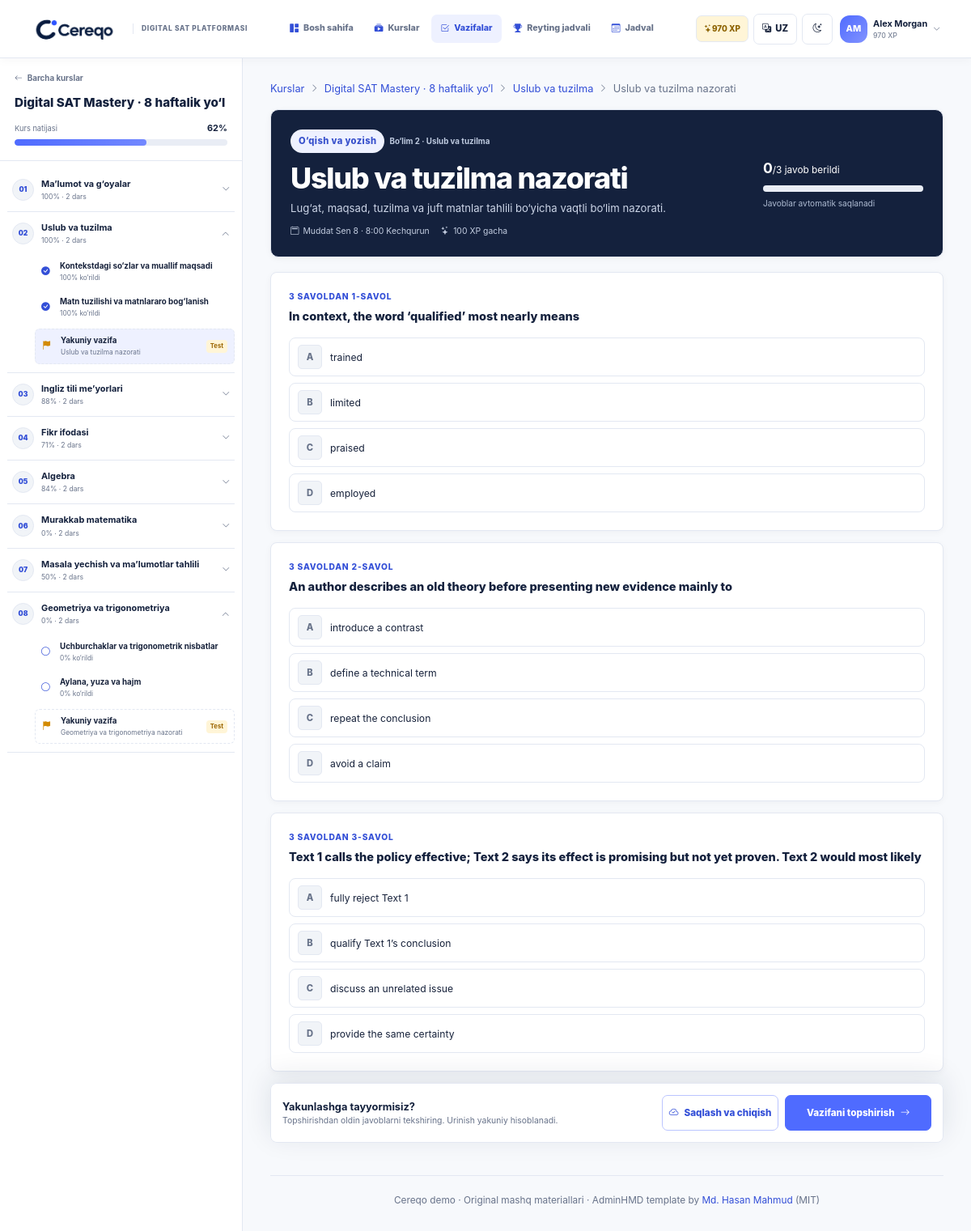
/tasks/13/, run on the app's committed database.
### learning/models.py (models this page shows, shortened)
class Student(models.Model):
    name = models.CharField(max_length=100, unique=True)
    initials = models.CharField(max_length=3)
    points = models.PositiveIntegerField(default=0)
    streak = models.PositiveIntegerField(default=0)
    badge = models.CharField(max_length=80, blank=True)
    is_demo = models.BooleanField(default=False)
    class Meta:
        ordering = ["-points", "name"]

class Course(models.Model):
    title = models.CharField(max_length=160)
    code = models.SlugField(max_length=60, unique=True)
    description = models.TextField()
    start_date = models.DateField()
    end_date = models.DateField()
    target_score = models.PositiveSmallIntegerField(default=1400)
    is_active = models.BooleanField(default=True)
    class Meta:
        ordering = ["-is_active", "start_date", "id"]
    @property
    def progress_percent(self):
        lessons = Lesson.objects.filter(section__course=self)
        total = lessons.count()
        return round(sum(lessons.values_list("progress_percent", flat=True)) / total) if total else 0

class CourseSection(models.Model):
    SUBJECT_CHOICES = [("math", "Math"), ("rw", "Reading & Writing")]
    course = models.ForeignKey(Course, on_delete=models.CASCADE, related_name="sections")
    title = models.CharField(max_length=160)
    domain = models.CharField(max_length=120)
    subject = models.CharField(max_length=10, choices=SUBJECT_CHOICES)
    description = models.TextField()
    start_date = models.DateField()
    end_date = models.DateField()
    order = models.PositiveSmallIntegerField(default=1)
    exam_weight_percent = models.PositiveSmallIntegerField(default=25)
    class Meta:
        ordering = ["course", "order", "id"]
        constraints = [
            models.UniqueConstraint(fields=["course", "order"], name="unique_course_section_order")
        ]
    @property
    def progress_percent(self):
        lessons = self.lessons.all()
        total = lessons.count()
        return round(sum(lessons.values_list("progress_percent", flat=True)) / total) if total else 0
    def status_for(self, student):
        today = timezone.localdate()
        if self.start_date <= today <= self.end_date:
            return "current"
        if self.start_date > today:
            return "upcoming"
        checkpoint = getattr(self, "checkpoint", None)
        if checkpoint and checkpoint.status_for(student) == "completed":
            return "completed"
        if self.end_date < today:
            return "needs_attention"
        return "current"

class Lesson(models.Model):
    SUBJECT_CHOICES = [("math", "Math"), ("rw", "Reading & Writing")]
    title = models.CharField(max_length=160)
    section = models.ForeignKey(
        CourseSection, on_delete=models.CASCADE, related_name="lessons", null=True, blank=True
    )
    subject = models.CharField(max_length=10, choices=SUBJECT_CHOICES)
    topic = models.CharField(max_length=120)
    duration_minutes = models.PositiveSmallIntegerField(default=8)
    session_minutes = models.PositiveSmallIntegerField(default=75)
    summary = models.TextField()
    material = models.TextField()
    video_file = models.CharField(max_length=255, default="cereqo/video/demo-lesson-video.mp4")
    progress_percent = models.PositiveSmallIntegerField(
        default=0, validators=[MinValueValidator(0), MaxValueValidator(100)]
    )
    is_today = models.BooleanField(default=False)
    scheduled_date = models.DateField(null=True, blank=True)
    sequence = models.PositiveSmallIntegerField(default=1)
    sort_order = models.PositiveSmallIntegerField(default=0)
    class Meta:
        ordering = ["sort_order", "id"]

class Homework(models.Model):
    lesson = models.OneToOneField(Lesson, on_delete=models.CASCADE, related_name="homework")
    section = models.OneToOneField(
        CourseSection, on_delete=models.CASCADE, related_name="checkpoint", null=True, blank=True
    )
    title = models.CharField(max_length=160)
    description = models.TextField()
    deadline = models.DateTimeField()
    max_points = models.PositiveSmallIntegerField(default=100)
    sort_order = models.PositiveSmallIntegerField(default=0)
    class Meta:
        ordering = ["sort_order", "deadline"]
    def submission_for(self, student):
        return self.submissions.filter(student=student).first()
    def status_for(self, student):
        submission = self.submission_for(student)
        if submission and submission.submitted_at:
            return "completed"
        if submission and submission.answers.exists():
            return "in_progress"
        if self.deadline < timezone.now():
            return "overdue"
        return "not_started"

class Question(models.Model):
    OPTION_CHOICES = [(key, key) for key in "ABCD"]
    homework = models.ForeignKey(Homework, on_delete=models.CASCADE, related_name="questions")
    position = models.PositiveSmallIntegerField()
    prompt = models.TextField()
    option_a = models.CharField(max_length=300)
    option_b = models.CharField(max_length=300)
    option_c = models.CharField(max_length=300)
    option_d = models.CharField(max_length=300)
    correct_option = models.CharField(max_length=1, choices=OPTION_CHOICES)
    explanation = models.TextField()
    class Meta:
        ordering = ["position"]
        constraints = [
            models.UniqueConstraint(fields=["homework", "position"], name="unique_question_position")
        ]
    @property
    def options(self):
        return [("A", self.option_a), ("B", self.option_b), ("C", self.option_c), ("D", self.option_d)]

### learning/views.py (the view, shortened to what this page needs)
# urls.py: path("tasks/<int:homework_id>/", views.homework_detail, name="homework_detail"),
def homework_detail(request, homework_id):
    student = _student()
    homework = get_object_or_404(Homework.objects.select_related("lesson", "section", "section__course"), pk=homework_id)
    submission, created = Submission.objects.get_or_create(student=student, homework=homework)
    questions = list(homework.questions.all())
    answers = {answer.question_id: answer for answer in submission.answers.all()}
    question_rows = [{"question": q, "answer": answers.get(q.pk)} for q in questions]
    answered_count = len(answers)
    progress = round((answered_count / len(questions)) * 100) if questions else 0
    return render(
        request,
        "learning/homework_detail.html",
        {
            "active_nav": "tasks",
            "homework": homework,
            "submission": submission,
            "question_rows": question_rows,
            "answered_count": answered_count,
            "total_questions": len(questions),
            "progress": progress,
            "course_navigation": _course_navigation(
                homework.section.course,
                student,
                active_section_id=homework.section_id,
                active_homework_id=homework.pk,
            ) if homework.section_id else None,
        },
    )

### learning/context_processors.py (called while the page is built)
def demo_shell(request):
    student = Student.objects.filter(is_demo=True).first()
    return {"demo_student": student}

### learning/views.py (called while the page is built)
def _student():
    return get_object_or_404(Student, is_demo=True)

def _course_section_cards(course, student):
    sections = course.sections.prefetch_related(
        "lessons", "checkpoint__submissions__answers", "checkpoint__questions"
    )
    cards = []
    for section in sections:
        checkpoint = getattr(section, "checkpoint", None)
        cards.append(
            {
                "section": section,
                "lessons": list(section.lessons.all()),
                "status": section.status_for(student),
                "progress": section.progress_percent,
                "checkpoint": checkpoint,
                "checkpoint_status": checkpoint.status_for(student) if checkpoint else None,
            }
        )
    return cards

def _course_navigation(course, student, active_section_id=None, active_lesson_id=None, active_homework_id=None):
    return {
        "course": course,
        "progress": course.progress_percent,
        "sections": _course_section_cards(course, student),
        "active_section_id": active_section_id,
        "active_lesson_id": active_lesson_id,
        "active_homework_id": active_homework_id,
    }

### templates/learning/homework_detail.html (shortened to what this page needs)
{% extends 'base.html' %}{% load i18n %}
{% block content %}
<nav class="breadcrumb-row" aria-label="Breadcrumb"><a href="{% url 'learning:learn' %}">{% translate "Courses" %}</a>{% if homework.section %}<i class="bi bi-chevron-right"></i><a href="{% url 'learning:course_detail' homework.section.course.id %}">{% translate homework.section.course.title %}</a><i class="bi bi-chevron-right"></i><a href="{% url 'learning:section_detail' homework.section.id %}">{% translate homework.section.domain %}</a>{% endif %}<i class="bi bi-chevron-right"></i><span>{% translate homework.title %}</span></nav>
<section class="assignment-header">
  <div><span class="subject-chip subject-{{ homework.lesson.subject }}">{% translate homework.lesson.get_subject_display %}</span>{% if homework.section %}<span class="assignment-section-label">{% translate "Section" %} {{ homework.section.order }} · {% translate homework.section.domain %}</span>{% endif %}<h1>{% translate homework.title %}</h1><p>{% translate homework.description %}</p><div class="task-facts"><span><i class="bi bi-calendar2"></i> {% translate "Due" %} {{ homework.deadline|date:'M j · g:i A' }}</span><span><i class="bi bi-stars"></i> {% blocktranslate with points=homework.max_points %}Up to {{ points }} XP{% endblocktranslate %}</span></div></div>
  {% if submission.submitted_at %}<div class="result-badge"><span>{% translate "Result" %}</span><strong>{{ submission.score }}%</strong><small>+{{ submission.points_awarded }} XP</small></div>{% else %}<div class="assignment-progress"><span></span><div class="progress app-progress"></div><small data-save-status>{% translate "Answers save automatically" %}</small></div>{% endif %}
</section>
<form method="post" class="question-form" data-homework-form data-autosave-url="{% url 'learning:autosave_answer' homework.id %}" data-saving-label="{% translate 'Saving…' %}" data-saved-label="{% translate 'Saved at' %}" data-failed-label="{% translate 'Save failed — use Save & exit' %}">
  {% for row in question_rows %}
  <article class="question-card">
    <div class="question-legend" id="question-label-{{ row.question.id }}"><span></span>{% translate row.question.prompt %}</div>
    <div class="answer-options" role="radiogroup" aria-labelledby="question-label-{{ row.question.id }}">
      {% for key, text in row.question.options %}
      <label class="answer-option  ">
        <span class="option-key">{{ key }}</span><span class="option-text">{% translate text %}</span>
      </label>
      {% endfor %}
    </div>
  </article>
  {% endfor %}
  {% if not submission.submitted_at %}
  <div class="submission-bar"><div><strong>{% translate "Ready to finish?" %}</strong><span>{% translate "Review your answers before submitting. This attempt is final." %}</span></div><div><button class="btn btn-outline-primary app-btn" type="submit" name="action" value="save"><i class="bi bi-cloud-check"></i> {% translate "Save & exit" %}</button><button class="btn btn-primary app-btn" type="submit" name="action" value="submit">{% translate "Submit homework" %} <i class="bi bi-arrow-right"></i></button></div></div>
  {% endif %}
</form>
{% endblock %}

### templates/base.html (shortened to what this page needs)
{% load static i18n %}
<!doctype html>
<html lang="{{ LANGUAGE_CODE }}">
<head>
  <link rel="stylesheet" href="{% static 'vendor/bootstrap/css/bootstrap.min.css' %}">
  <link rel="stylesheet" href="{% static 'vendor/bootstrap-icons/css/bootstrap-icons.css' %}">
  <link rel="stylesheet" href="{% static 'cereqo/css/cereqo.css' %}">
</head>
<body>
  <div class="app-shell topnav-shell">
    <header class="desktop-topbar main-navbar">
      <a class="topnav-brand" href="{% url 'learning:dashboard' %}"><img src="{% static 'cereqo/img/cereqo-logo.png' %}" alt="Cereqo"><span>{% translate "Digital SAT platform" %}</span></a>
      <nav class="desktop-main-nav" aria-label="Main navigation">{% include 'learning/_nav_links.html' %}</nav>
      <div class="topnav-actions">{% if demo_student %}<span class="topnav-xp"><i class="bi bi-stars"></i>{{ demo_student.points }} XP</span>{% endif %}{% include 'learning/_toolbar_controls.html' %}{% include 'learning/_profile_menu.html' %}</div>
    </header>
    {% if course_navigation %}<aside class="course-sidebar">{% include 'learning/_course_sidebar.html' %}</aside>{% endif %}
    <div class="app-main {% if course_navigation %}has-course-sidebar{% endif %}">
      <main id="main-content" class="page-content" tabindex="-1">
        {% block content %}{% endblock %}
        <footer class="page-footer">{% translate "Cereqo demo" %} · {% translate "Original practice content" %} · AdminHMD template by <a href="https://github.com/HasanMahmudDev" target="_blank" rel="noreferrer">Md. Hasan Mahmud</a> (MIT)</footer>
      </main>
    </div>
  </div>
</body>
</html>

### templates/learning/_profile_menu.html (shortened to what this page needs)
{% load i18n %}
{% if demo_student %}<div class="dropdown profile-menu">
  <button class="profile-trigger" type="button" data-bs-toggle="dropdown" aria-expanded="false" aria-label="{% translate 'Open profile menu' %}"><span class="avatar avatar-sm">{{ demo_student.initials }}</span><span class="profile-trigger-copy"><strong>{{ demo_student.name }}</strong><small>{{ demo_student.points }} XP</small></span><i class="bi bi-chevron-down"></i></button>
</div>{% endif %}

### templates/learning/_course_sidebar.html
{% load i18n %}
<div class="course-outline-head">
  <a href="{% url 'learning:learn' %}"><i class="bi bi-arrow-left"></i>{% translate "All courses" %}</a>
  <h2>{% translate course_navigation.course.title %}</h2>
  <div><span>{% translate "Course progress" %}</span><strong>{{ course_navigation.progress }}%</strong></div>
  <div class="progress app-progress"><div class="progress-bar" style="width:{{ course_navigation.progress }}%"></div></div>
</div>
<nav class="course-outline-nav" aria-label="{% translate 'Course outline' %}">
  {% for card in course_navigation.sections %}
  <details {% if course_navigation.active_section_id == card.section.id or card.status == 'current' %}open{% endif %}>
    <summary>
      <span class="outline-number">{{ card.section.order|stringformat:'02d' }}</span>
      <span><strong>{% translate card.section.domain %}</strong><small>{{ card.progress }}% · {{ card.lessons|length }} {% translate "lessons" %}</small></span>
      <i class="bi bi-chevron-down"></i>
    </summary>
    <div class="outline-items">
      {% for lesson in card.lessons %}<a class="{% if course_navigation.active_lesson_id == lesson.id %}active{% endif %}" href="{% url 'learning:lesson_detail' lesson.id %}"><i class="bi {% if lesson.progress_percent == 100 %}bi-check-circle-fill{% elif lesson.progress_percent > 0 %}bi-play-circle-fill{% else %}bi-circle{% endif %}"></i><span><strong>{% translate lesson.title %}</strong><small>{{ lesson.progress_percent }}% {% translate "viewed" %}</small></span></a>{% endfor %}
      {% if card.checkpoint %}<a class="outline-test {% if course_navigation.active_homework_id == card.checkpoint.id %}active{% endif %}" href="{% url 'learning:homework_detail' card.checkpoint.id %}"><i class="bi bi-flag-fill"></i><span><strong>{% translate "Final task" %}</strong><small>{% translate card.checkpoint.title %}</small></span><b class="status-{{ card.checkpoint_status }}">{% if card.checkpoint_status == 'completed' %}<i class="bi bi-check"></i>{% else %}{% translate "Test" %}{% endif %}</b></a>{% endif %}
    </div>
  </details>
  {% endfor %}
</nav>

### data on the page
Student: points "970", initials "AM", name "Alex Morgan"
CourseSection: section.order "01", progress "100", lessons|length "2"
CourseSection: section.order "02", progress "100", lessons|length "2"
Lesson: progress_percent "100"
Lesson: progress_percent "100"
Homework: section.order "2", deadline "Sen 8 · 8:00 Kechqurun"
CourseSection: section.order "03", progress "88", lessons|length "2"
CourseSection: section.order "04", progress "71", lessons|length "2"
CourseSection: section.order "05", progress "84", lessons|length "2"
CourseSection: section.order "06", progress "0", lessons|length "2"
CourseSection: section.order "07", progress "50", lessons|length "2"
CourseSection: section.order "08", progress "0", lessons|length "2"
Lesson: progress_percent "0"
Lesson: progress_percent "0"
Question: options "A" "B" "C" "D"
Question: options "A" "B" "C" "D"
Question: options "A" "B" "C" "D"

### other printed values
{{ LANGUAGE_CODE|upper }} "UZ"
{{ course_navigation.progress }} "62"
